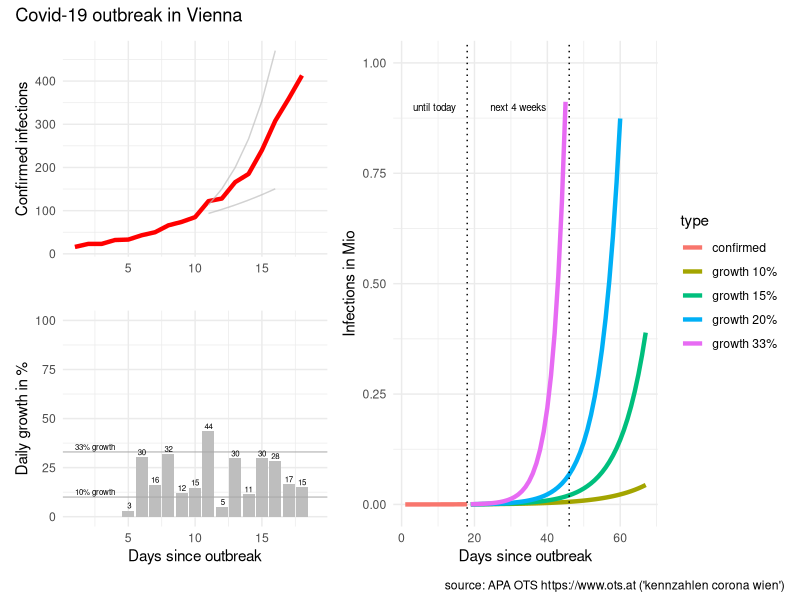
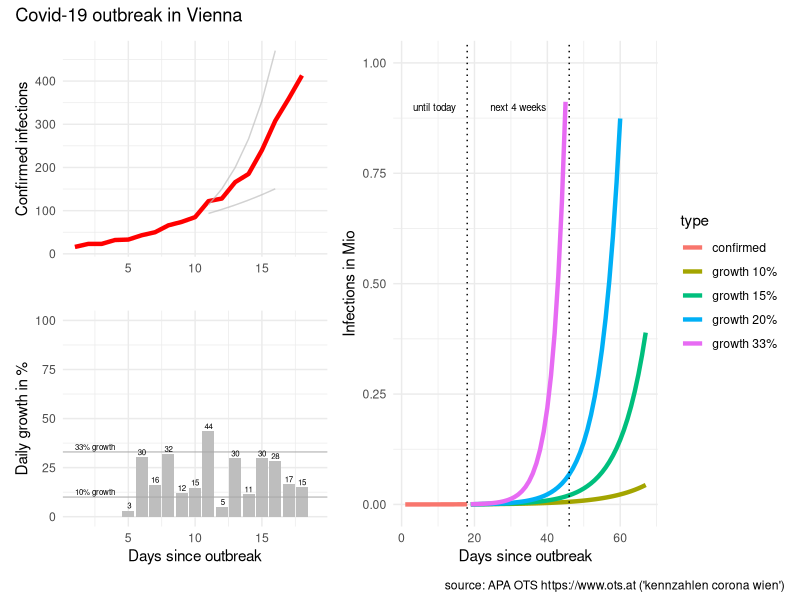

Source code (R) for these figures, in order:
# packages
library(tidyverse)
library(scales)
library(patchwork)

# reported infections
# source: APA OTS (https://www.ots.at)
# keywords: "kennzahlen corona wien"
infected <- c(
   16, #"2020-03-05"
   23, #"2020-03-06"
   23, #"2020-03-07"
   32, #"2020-03-08"
   33, #"2020-03-09"
   43, #"2020-03-10"
   50, #"2020-03-11"
   66, #"2020-03-12"
   74, #"2020-03-13"
   85, #"2020-03-14"
  122, #"2020-03-15"
  128, #"2020-03-16"
  166, #"2020-03-17"
  185, #"2020-03-18"
  240, #"2020-03-19"
  308, #"2020-03-20"
  359, #"2020-03-21"
  413  #"2020-03-22"
)

# prepare data
data <- tibble(infected = infected)

data <- data %>% 
  mutate(type = "confirmed",
         day = row_number()) %>% 
  arrange(day) %>% 
  mutate(new_abs = infected - lag(infected),
         new_pct = new_abs / lag(infected) * 100)

# predict
predict_corona <- function(data, infection_rate, days)  {
  
  future <- seq(from = max(data$day) + 1, to = max(data$day)+days-1)
  infected_all <- NULL
  infected_act <- max(data$infected)
  infected_predict <- NULL
  for (i in seq_along(future))  {
    infected_act <- infected_act * infection_rate
    infected_all <- c(infected_all, infected_act)
  }
  
  data2 <- tibble(type = paste0("growth ", (infection_rate-1)*100,"%"),
                  day = future, 
                  infected = infected_all)
  data2
  
} # predict_corona

# predict for different growth
predict_days <- 50 #57

data_50 <- data %>% 
  predict_corona(infection_rate = 1.50, days = predict_days)

data_40 <- data %>% 
  predict_corona(infection_rate = 1.40, days = predict_days)

data_33 <- data %>% 
  predict_corona(infection_rate = 1.33, days = predict_days)

data_20 <- data %>% 
  predict_corona(infection_rate = 1.20, days = predict_days)

data_15 <- data %>% 
  predict_corona(infection_rate = 1.15, days = predict_days)

data_10 <- data %>% 
  predict_corona(infection_rate = 1.10, days = predict_days)

# combine dataset
data_plot <- data %>% 
  bind_rows(data_33, data_20, data_15, data_10)


# visualise data
# infected
last_day <- length(data$infected)
p0 <- data_plot %>% 
  mutate(infected_M = infected / 1000000) %>%
  ggplot(aes(day, infected_M, color = type)) + 
  geom_line(size = 1.5) +
  geom_vline(xintercept = c(last_day, last_day + 28), 
             linetype = "dotted") +
  ylim(0,1) +
  xlab("Days since outbreak") +
  ylab("Infections in Mio") + 
  #ggtitle("Covid-19 outbreak in Vienna") +
  theme_minimal()+
  annotate("text", last_day/2, 0.9, 
           label = "until today", size = 2.5) +
  annotate("text", last_day+14, 0.9, 
           label = "next 4 weeks", size = 2.5)

#############################################

# data for reference line 33% growth (Austria)
data_line_start <- tibble(
  day = 10,
  infected = 85
)

# predict 10%/33% growth (days since 50 cases)
data_line10 <- predict_corona(
  data_line_start,
  infection_rate = 1.10,
  days = 7)

data_line33 <- predict_corona(
  data_line_start,
  infection_rate = 1.33,
  days = 7)

# infected
p1 <- data %>% 
  mutate(infected_M = infected / 1000000) %>% 
  ggplot(aes(day, infected)) + 
  geom_line(size = 1.5, color = "red") +
  geom_line(data = data_line10, 
            aes(day,infected), color = "grey", alpha = 0.7) +
  geom_line(data = data_line33, 
            aes(day,infected), color = "grey", alpha = 0.7) +
  xlim(c(1,length(infected)+1)) +
  ylim(0,max(infected)) +
  scale_y_continuous(labels=function(x) format(x, big.mark = " ", scientific = FALSE)) +
  #  xlab("Days since outbreak") +
  xlab("") +
  ylab("Confirmed infections") + 
#  ggtitle("Covid-19 outbreak in Vienna") +
  theme_minimal()
  
# daily growth infected
p2 <- data %>% 
  filter(day >= 5) %>% 
  ggplot(aes(day, new_pct)) +
  geom_col(fill = "grey") +
  geom_hline(yintercept = 10, color = "darkgrey", alpha = 0.7) +
  geom_hline(yintercept = 33, color = "darkgrey", alpha = 0.7) +
  geom_text(aes(day, new_pct, 
                label = paste0(format(new_pct, digits=1))),
            size = 2, vjust = "bottom", nudge_y = 1) +
  xlim(c(1,length(infected)+1)) +
  ylim(c(0,100)) +
  xlab("Days since outbreak") +
  ylab("Daily growth in %") + 
#  ggtitle("Covid-19 outbreak in Vienna") +
  theme_minimal() +
  annotate("text", 2.5, 10+1, 
           label = "10% growth",
           size = 2,vjust = "bottom")  +
  annotate("text", 2.5, 33+1, 
           label = "33% growth",
           size = 2,vjust = "bottom") 
  

# combine plots
p <- ((p1 / p2) | p0) + plot_annotation('Covid-19 outbreak in Vienna',
                            caption = "source: APA OTS https://www.ots.at ('kennzahlen corona wien')")
# plot
p

# save plot
p %>% ggsave(filename = "covid-19-vienna.png", 
             device = "png",
             width = 7, height = 4)
